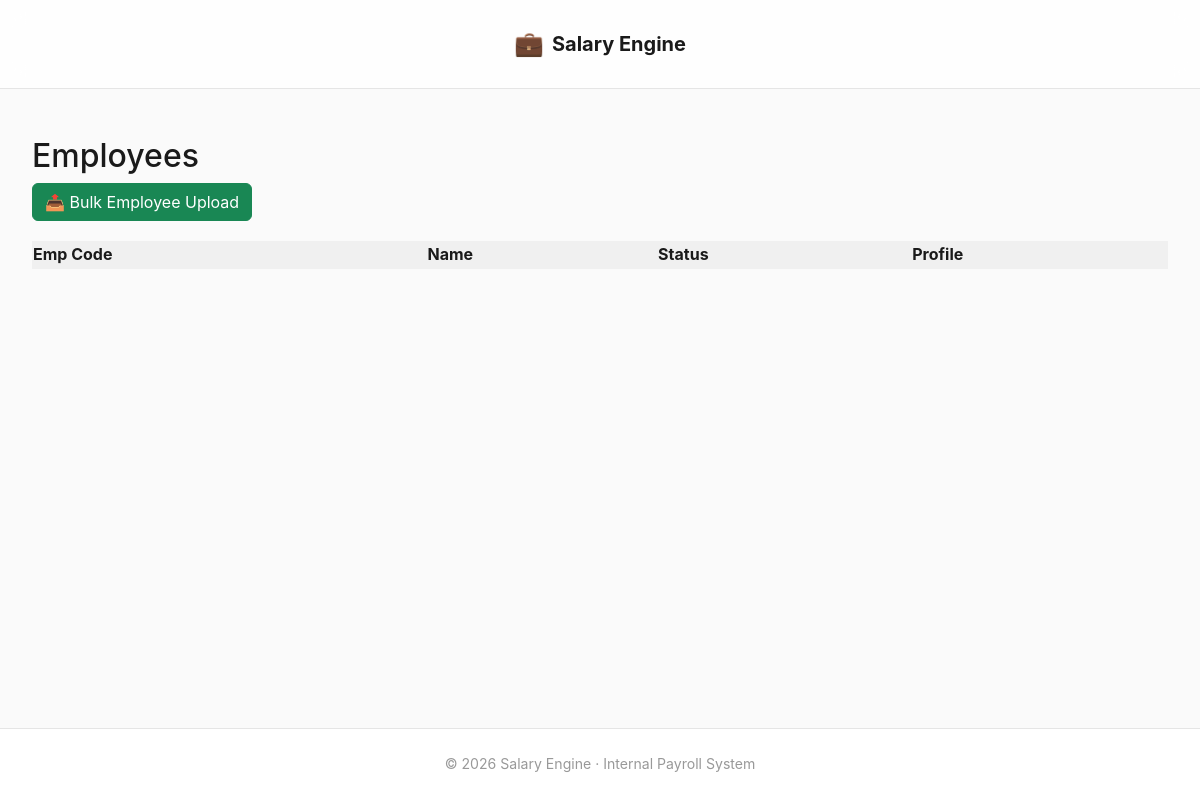
/employees/, run on an earlier commit of the app's database.
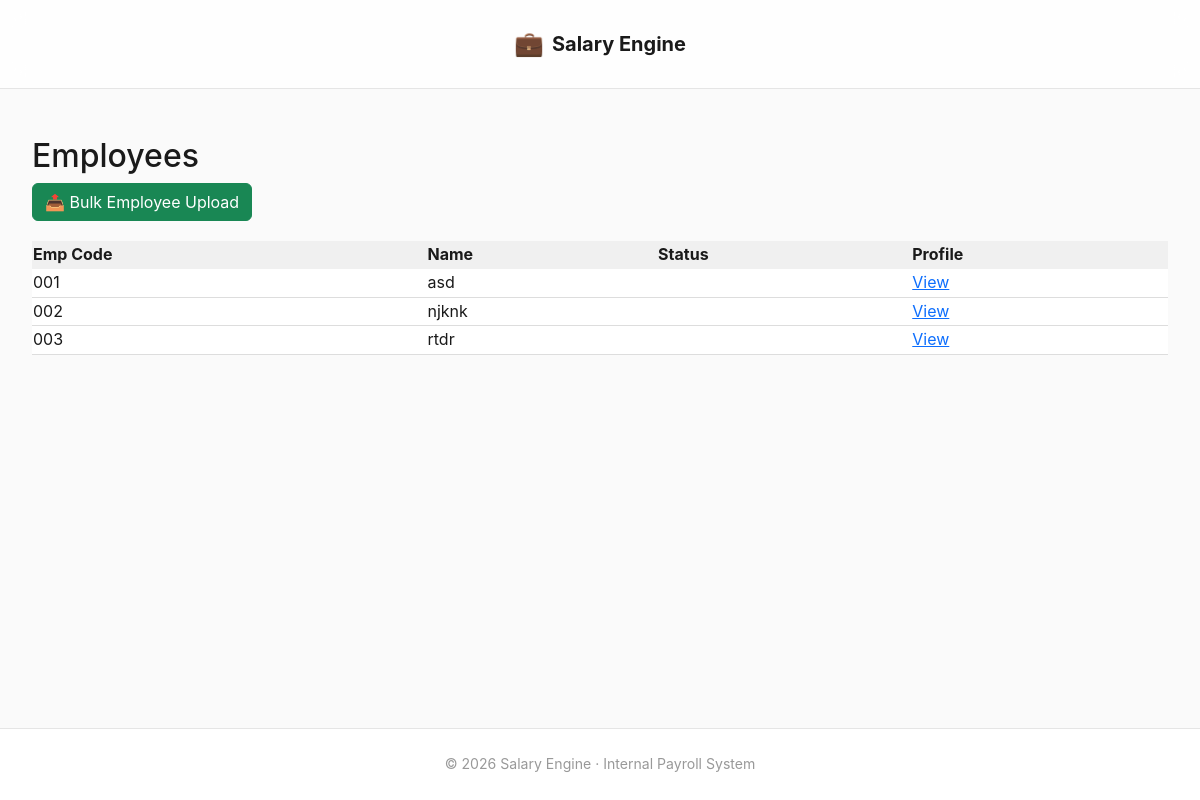
And on a later commit of the database.
### employees/models.py (models this page shows, shortened)
class Employee(models.Model):
    company = models.ForeignKey(
        Company,
        on_delete=models.PROTECT,
        related_name="employees"
    )
    emp_code = models.CharField(max_length=50)
    name = models.CharField(max_length=200)
    father_name = models.CharField(max_length=200, blank=True)
    uan_number = models.CharField(max_length=20, unique=True, null=True, blank=True)
    esic_number = models.CharField(max_length=20, unique=True, null=True, blank=True)
    document_number = models.CharField(max_length=50, unique=True, null=True, blank=True)
    default_salary = models.DecimalField(max_digits=10, decimal_places=2, null=True, blank=True)
    joining_date = models.DateField()
    exit_date = models.DateField(null=True, blank=True)
    created_at = models.DateTimeField(auto_now_add=True)
    approved_by = models.ForeignKey(User, null=True, blank=True, on_delete=models.SET_NULL,
                                    related_name="approved_employees")
    class Meta:
        unique_together = ("company", "emp_code")
        ordering = ["emp_code"]

### employees/views.py (the view)
# urls.py: path("", employee_list, name="employee_list"),
def employee_list(request):
    employees = Employee.objects.order_by("emp_code")
    return render(
        request,
        "employees/employee_list.html",
        {"employees": employees}
    )

### dashboard/context_processors.py (called while the page is built, shortened)
def approval_badges(request):
    if not request.user.is_authenticated or not request.user.is_staff:
        return {}

### templates/employees/employee_list.html (shortened to what this page needs)
{% extends "base.html" %}
{% block content %}
<h2>Employees</h2>
<div class="mb-3">
    {% if not request.user.is_staff %}
        <a class="btn btn-success"
           href="{% url 'employees:upload_employee_drafts' %}">
            📤 Bulk Employee Upload
        </a>
    {% endif %}
</div>
<table style="width:100%; background:white; border-collapse:collapse; margin-top:20px;">
    <tr style="background:#f0f0f0;">
        <th>Emp Code</th>
        <th>Name</th>
        <th>Status</th>
        <th>Profile</th>
    </tr>
    {% for e in employees %}
    <tr style="border-bottom:1px solid #ddd;">
        <td>{{ e.emp_code }}</td>
        <td>{{ e.name }}</td>
        <td>{{ emp.status }}</td>
        <td>
            <a href="{% url 'employees:employee_profile' e.id %}">
                View
            </a>
        </td>
    </tr>
    {% endfor %}
</table>
{% endblock %}

What changed in the data, as far as the page shows it:
added Employee: emp_code "001", name "asd"
added Employee: emp_code "002", name "njknk"
added Employee: emp_code "003", name "rtdr"
